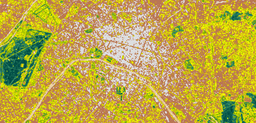
#> input picture paris_1987_10m.tif, 256 x 123 px, shrunk from 2345 x 1126 before the run, found by its file name
$ python analyseImageSimple.py
#> lines starting #> are read from the running program, lines starting #| are printed output that depends on the picture
# [14 lines of commented-out code are left out]

import imageio
from hashlib import new
from matplotlib import image, pyplot as plt
from matplotlib import image as mpimg
import numpy as np


paris1987 = mpimg.imread("D:\Documents\WORK\IDU4\STOCHASTIQUE\Projet_Stochastique\paris_1987_10m.tif")[:,:,0]
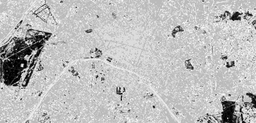
#> paris1987: shape (123, 256); min 0, max 255, mean 189.2
paris2007 = mpimg.imread("D:\Documents\WORK\IDU4\STOCHASTIQUE\Projet_Stochastique\paris_2007_10m.tif")[:,:,0]
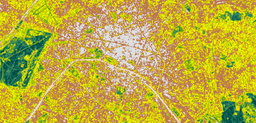
#> input picture paris_2007_10m.tif, 256 x 123 px, shrunk from 2345 x 1126 before the run, found by its file name
#> paris2007: shape (123, 256); min 0, max 255, mean 190.3
paris2011 = mpimg.imread("D:\Documents\WORK\IDU4\STOCHASTIQUE\Projet_Stochastique\paris_2011_10m.tif")[:,:,0]
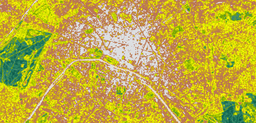
#> input picture paris_2011_10m.tif, 256 x 123 px, shrunk from 2345 x 1126 before the run, found by its file name
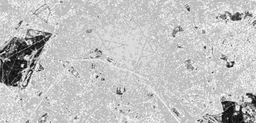
#> paris2011: shape (123, 256); min 0, max 255, mean 193.1
paris2022 = mpimg.imread("D:\Documents\WORK\IDU4\STOCHASTIQUE\Projet_Stochastique\paris_2022_10m.tif")[:,:,0]
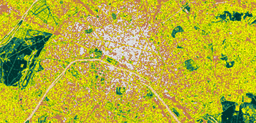
#> input picture paris_2022_10m.tif, 256 x 123 px, shrunk from 2345 x 1126 before the run, found by its file name
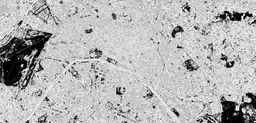
#> paris2022: shape (123, 256); min 0, max 255, mean 181.4
parisBase = mpimg.imread("D:\Documents\WORK\IDU4\STOCHASTIQUE\Projet_Stochastique\paris_2011_10m_base.tif")
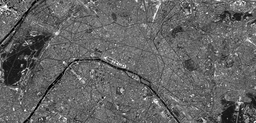
#> input picture paris_2011_10m_base.tif, 256 x 123 px, shrunk from 2345 x 1126 before the run, found by its file name
#> parisBase is the input picture: shape (123, 256); min 0, max 255, mean 100.2


# [4 lines of commented-out code are left out]


def mu(tab):
    return np.mean(tab)

def sigma(tab):
    return np.std(tab)

def imageAnalyse(image):
    finaltab=[]
    for line in range(0,len(image),3):
        newline=[]
        for column in range(0,len(image[0]),3):
            tab=[]
            for i in range(3):
                for j in range(3):
                    if line+i<len(image) and column+j<len(image[0]):
                        tab.append(image[line+i][column+j])
            data=(mu(tab),sigma(tab))
            newline.append(data)
        finaltab.append(newline)

    return finaltab


def entropieRelative(mu1,sigma1,mu2,sigma2):
    return ((1/2)*(mu1-mu2)**2*((1/sigma1**2)+(1/sigma2**2)))+((1/2)*(sigma1**2/sigma2**2)+(sigma2**2/sigma1**2))

def entropieRelativeImage(image1,image2):
    resfinal=[]
    for line in range(len(image1)):
        newline=[]
        for column in range(len(image1[0])):
            mu1=image1[line][column][0]
            sigma1=image1[line][column][1]+1
            mu2=image2[line][column][0]
            sigma2=image2[line][column][1]+1
            ER=entropieRelative(mu1,sigma1,mu2,sigma2)
            if ER<10000:
                newline.append(0)
            else:
                newline.append(ER)
        resfinal.append(newline)
    return resfinal

#print(entropieRelativeImage(imageAnalyse(paris1987),imageAnalyse(paris2022)))

def displayParis(imageEvol,imageParis):
    imageParisEvol=[]
    for line in range(len(imageParis)):
        newline=[]
        for column in range(len(imageParis[0])):
            if imageEvol[int(line/3)][int(column/3)]==0:
                newline.append([imageParis[line][column],imageParis[line][column],imageParis[line][column]])
            else:
                newline.append([0,256,0])
        imageParisEvol.append(newline)
    #print(imageParisEvol)
    plt.figure()
    # plt.imshow(entropieRelativeImage(imageAnalyse(paris2022),imageAnalyse(paris1987)))
    plt.imshow(imageParisEvol)
    plt.show()

displayParis(entropieRelativeImage(imageAnalyse(paris2022),imageAnalyse(paris1987)),parisBase)
#> the loop in imageAnalyse, `for line in range(0,len(image),3):` made 41 passes
#> line on passes 2 to 13: 3, 6, 9, 12, 15, 18, 21, 24, 27, 30, 33, 36
#> after the loop in imageAnalyse, `for line in range(0,len(image),3):`: finaltab = 41 items
#> the loop in imageAnalyse (call 2), `for line in range(0,len(image),3):` made 41 passes
#> in entropieRelativeImage, `resfinal=[]`: resfinal = []
#> the loop in entropieRelativeImage, `for line in range(len(image1)):` made 41 passes
#> after the loop in entropieRelativeImage, `for line in range(len(image1)):`: resfinal = 41 items
#> in displayParis, `imageParisEvol=[]`: imageParisEvol = []
#> the loop in displayParis, `for line in range(len(imageParis)):` made 123 passes
#> after the loop in displayParis, `for line in range(len(imageParis)):`: imageParisEvol = 123 items
